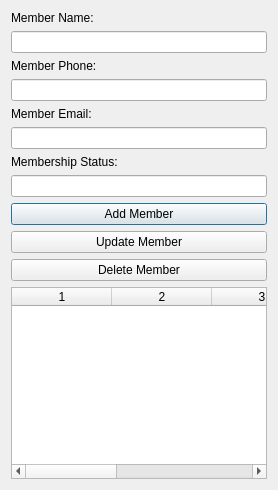
<?xml version="1.0" encoding="UTF-8"?>
<ui version="4.0">
    <class>LibraryApp</class>
    <widget class="QDialog" name="LibraryApp">
        <property name="windowTitle">
            <string>Library App</string>
        </property>
        <layout class="QVBoxLayout" name="verticalLayout">
            <item>
                <widget class="QLabel" name="lblMemberName">
                    <property name="text">
                        <string>Member Name:</string>
                    </property>
                </widget>
            </item>
            <item>
                <widget class="QLineEdit" name="txtMemberName"/>
            </item>
            <item>
                <widget class="QLabel" name="lblMemberPhone">
                    <property name="text">
                        <string>Member Phone:</string>
                    </property>
                </widget>
            </item>
            <item>
                <widget class="QLineEdit" name="txtMemberPhone"/>
            </item>
            <item>
                <widget class="QLabel" name="lblMemberEmail">
                    <property name="text">
                        <string>Member Email:</string>
                    </property>
                </widget>
            </item>
            <item>
                <widget class="QLineEdit" name="txtMemberEmail"/>
            </item>
            <item>
                <widget class="QLabel" name="lblMembershipStatus">
                    <property name="text">
                        <string>Membership Status:</string>
                    </property>
                </widget>
            </item>
            <item>
                <widget class="QLineEdit" name="txtMembershipStatus"/>
            </item>
            <item>
                <widget class="QPushButton" name="btnAddMember">
                    <property name="text">
                        <string>Add Member</string>
                    </property>
                </widget>
            </item>
            <item>
                <widget class="QPushButton" name="btnUpdateMember">
                    <property name="text">
                        <string>Update Member</string>
                    </property>
                </widget>
            </item>
            <item>
                <widget class="QPushButton" name="btnDeleteMember">
                    <property name="text">
                        <string>Delete Member</string>
                    </property>
                </widget>
            </item>
            <item>
                <widget class="QTableWidget" name="tableMembers">
                    <property name="rowCount">
                        <number>0</number>
                    </property>
                    <property name="columnCount">
                        <number>5</number>
                    </property>
                </widget>
            </item>
        </layout>
    </widget>
    <resources/>
    <connections/>
</ui>
